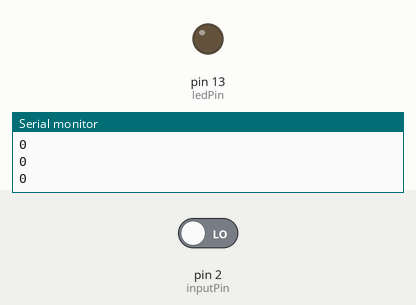
Recording of a sketch running on a simulated Arduino Uno, built with avr-gcc and run on an emulated ATmega328P. Parts: output pins drawn as LEDs (lit = HIGH), the last lines printed to the serial monitor. The test bench sets the inputs (shaded band); at power-on: pin 2 (inputPin) LOW.

Above: at 1.2 s.
1.3 s: pin 2 (inputPin) driven HIGH
At 2.5 s:
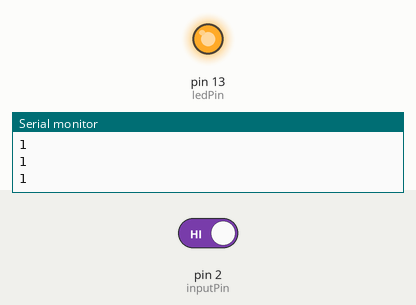
2.8 s: pin 2 (inputPin) driven LOW
At 3.8 s:
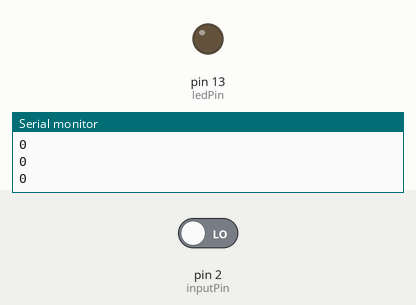
Timing chart, 0 to 5.8 s (numbered marks = the images above; inputs shaded):
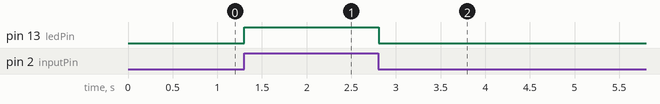

The sketch:

cho.ino
```cpp
int ledPin = 13;                                           //디지털 3번핀을 ledPin으로     (LED램프)

int inputPin = 2;                                        //디지털 2번핀을 inputPin으로    (센서)

int val = 0;


void setup() {

  pinMode(ledPin, OUTPUT);           //ledPin을 출력모드로

  pinMode(inputPin, INPUT);            //inputPin을 입력모드로
Serial.begin(9600);
}


void loop() {

  val = digitalRead(inputPin);             //val = 센서값
Serial.println(val);
  if (val == HIGH)                                  //만약 센서값이  HIGH 라면

    digitalWrite(ledPin, HIGH);             //ledPin에 HIGH 신호를,

  else                                                      //그게아니라면

    digitalWrite(ledPin, LOW);             //ledPin에 LOw 신호를


  delay(10);
}
```

Measured:
- after the input at 1.3 s, pin 13 (ledPin): LOW → HIGH at once
- after the input at 2.8 s, pin 13 (ledPin): HIGH → LOW at once
